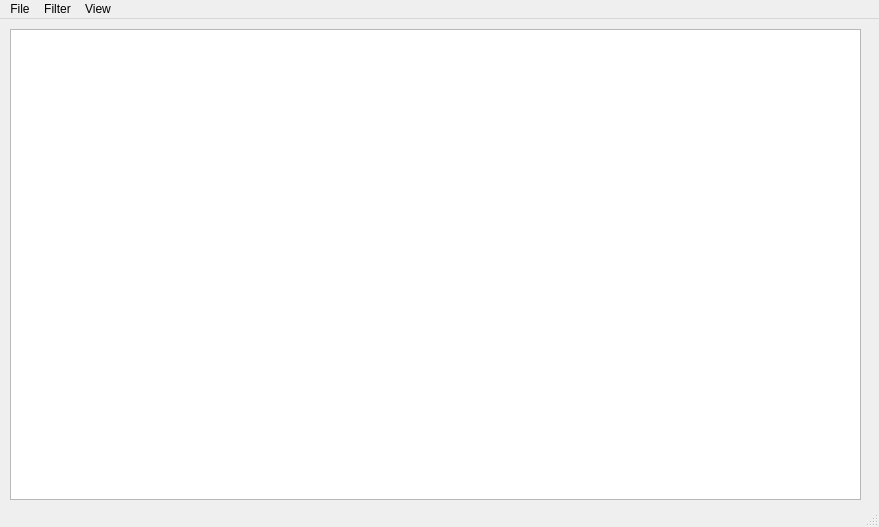
<?xml version="1.0" encoding="UTF-8"?>
<ui version="4.0">
 <class>MainWindow</class>
 <widget class="QMainWindow" name="MainWindow">
  <property name="geometry">
   <rect>
    <x>0</x>
    <y>0</y>
    <width>879</width>
    <height>527</height>
   </rect>
  </property>
  <property name="windowTitle">
   <string>MainWindow</string>
  </property>
  <widget class="QWidget" name="centralwidget">
   <widget class="QTextBrowser" name="textBrowser">
    <property name="geometry">
     <rect>
      <x>10</x>
      <y>10</y>
      <width>851</width>
      <height>471</height>
     </rect>
    </property>
    <property name="sizePolicy">
     <sizepolicy hsizetype="Maximum" vsizetype="Maximum">
      <horstretch>0</horstretch>
      <verstretch>0</verstretch>
     </sizepolicy>
    </property>
    <property name="font">
     <font>
      <family>Andale Mono</family>
     </font>
    </property>
   </widget>
  </widget>
  <widget class="QMenuBar" name="menubar">
   <property name="geometry">
    <rect>
     <x>0</x>
     <y>0</y>
     <width>879</width>
     <height>37</height>
    </rect>
   </property>
   <widget class="QMenu" name="menuFile">
    <property name="title">
     <string>File</string>
    </property>
    <addaction name="actionOpen"/>
   </widget>
   <widget class="QMenu" name="menuFilter">
    <property name="title">
     <string>Filter</string>
    </property>
    <addaction name="actionOpen_Filter"/>
    <addaction name="actionNew_Filter"/>
    <addaction name="actionEdit_Current_Filter"/>
    <addaction name="actionSave_As"/>
    <addaction name="actionSave"/>
   </widget>
   <widget class="QMenu" name="menuView">
    <property name="title">
     <string>View</string>
    </property>
   </widget>
   <addaction name="menuFile"/>
   <addaction name="menuFilter"/>
   <addaction name="menuView"/>
  </widget>
  <widget class="QStatusBar" name="statusbar"/>
  <action name="actionOpen">
   <property name="text">
    <string>Open File</string>
   </property>
   <property name="font">
    <font/>
   </property>
  </action>
  <action name="actionOpen_Filter">
   <property name="text">
    <string>Open Filter</string>
   </property>
  </action>
  <action name="actionNew_Filter">
   <property name="text">
    <string>New Filter</string>
   </property>
  </action>
  <action name="actionEdit_Current_Filter">
   <property name="text">
    <string>Edit Current Filter</string>
   </property>
  </action>
  <action name="actionSave">
   <property name="text">
    <string>Save Filter</string>
   </property>
  </action>
  <action name="actionSave_As">
   <property name="text">
    <string>Save Filter As</string>
   </property>
  </action>
 </widget>
 <resources/>
 <connections/>
</ui>
